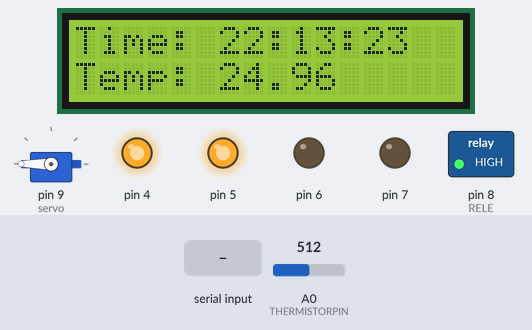
Recording of a sketch running on a simulated Arduino Uno, built with avr-gcc and run on an emulated ATmega328P. Shown: servo, 16×2 character LCD, switched loads named in the sketch (green lamp = pin HIGH), output pins drawn as LEDs (lit = HIGH). Inputs (shaded band) come from the test bench; at power-on: A0 (THERMISTORPIN) = 512. The local clock reads 2024-03-15 10:24:30 at power-on unless the sketch sets it.

Above: at 3.5 s.
3.6 s: A0 (THERMISTORPIN) set to 526
At 5.3 s:
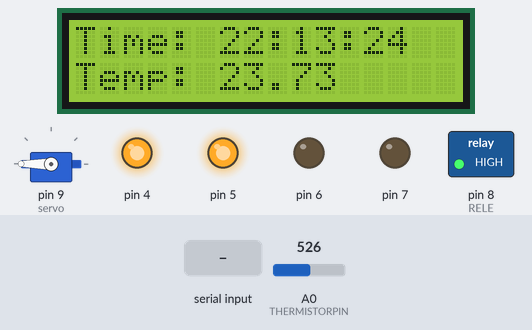
6.6 s: A0 (THERMISTORPIN) set to 551
At 7.9 s:
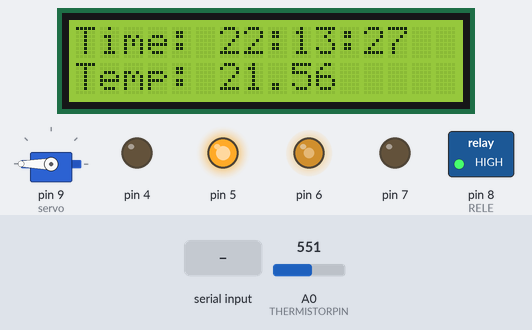
9.6 s: byte 1 (1) received over Serial
At 9.71 s:
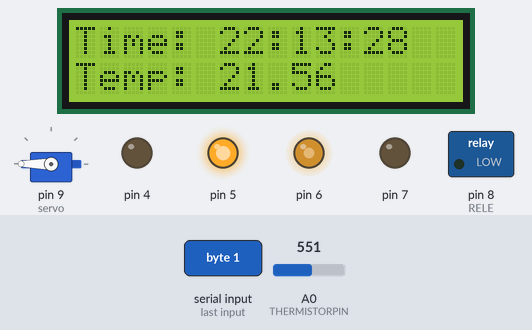
11.2 s: A0 (THERMISTORPIN) set to 306
At 12.7 s:
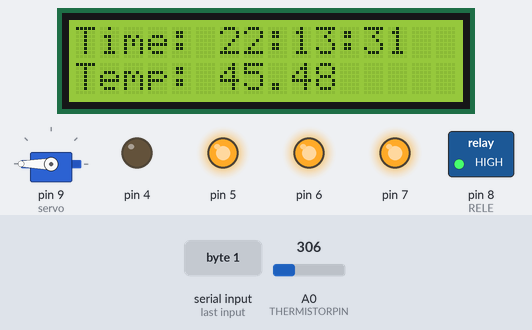
14.2 s: byte 1 (1) received over Serial
At 14.8 s:
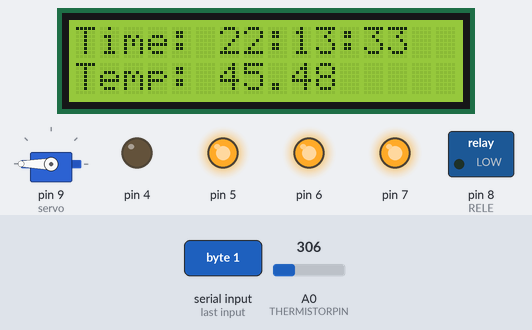
Timing chart, 0 to 17.2 s (numbered marks = the images above; inputs shaded):
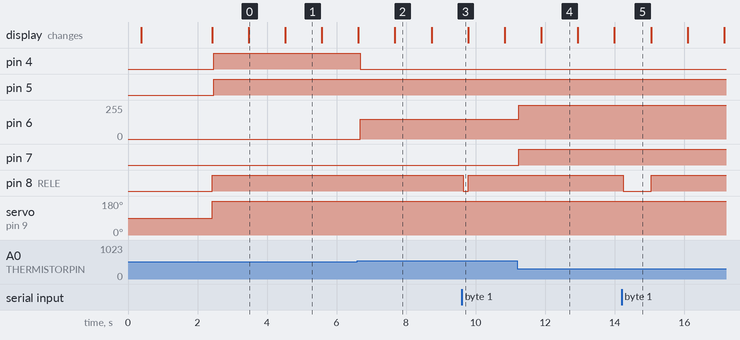

Measured:
- the behaviour switches between 534 and 535 on A0 (THERMISTORPIN) (found by bisection; images 1 and 2)
- after the input at 6.6 s, pin 4: HIGH → LOW after 0.08 s; pin 6: 0/255 → 150/255 after 0.08 s
- after the input at 9.6 s, pin 8 (RELE): HIGH → LOW after 0.05 s, → HIGH 0.13 s later
- after the input at 11.2 s, pin 6: 150/255 → 255/255 at once; pin 7: LOW → HIGH at once
- after the input at 14.2 s, pin 8 (RELE): HIGH → LOW after 0.05 s, → HIGH 0.80 s later
- what the display in image 1 shows lasts 1.1 s, from 4.5 s to 5.6 s

The sketch:

script_project.ino
```cpp
#include <LiquidCrystal_I2C.h>
#include <Wire.h>
#include <iarduino_RTC.h>
#include <Servo.h>

LiquidCrystal_I2C lcd(0x27, 16, 2);
iarduino_RTC time(RTC_DS1302, 10, 13, 12);

Servo servo;

int val;
float temp;
unsigned long long lastTime = 0;
unsigned long long lastServoTime = 0;

#define RELE 8 // реле

#define THERMISTORPIN A0 // сопротивление при 25 градусах по Цельсию

#define THERMISTORNOMINAL 10000 // temp. для номинального сопротивления (практически всегда равна 25 C)

#define TEMPERATURENOMINAL 25 // сколько показаний используем для определения среднего значения

#define NUMSAMPLES 5 // бета коэффициент термистора (обычно 3000-4000)

#define BCOEFFICIENT 3950 // сопротивление второго резистора

#define SERIESRESISTOR 10000

int samples[NUMSAMPLES];

//  Определяем системное время:                           // Время загрузки скетча.
const char* strM = "JanFebMarAprMayJunJulAugSepOctNovDec"; // Определяем массив всех вариантов текстового представления текущего месяца.
const char* sysT = __TIME__;                              // Получаем время компиляции скетча в формате "SS:MM:HH".
const char* sysD = __DATE__;                              // Получаем дату  компиляции скетча в формате "MMM:DD:YYYY", где МММ - текстовое представление текущего месяца, например: Jul.
//  Парсим полученные значения sysT и sysD в массив i:    // Определяем массив «i» из 6 элементов типа int, содержащий следующие значения: секунды, минуты, часы, день, месяц и год компиляции скетча.
const int i[6] {(sysT[6] - 48) * 10 + (sysT[7] - 48), (sysT[3] - 48) * 10 + (sysT[4] - 48), (sysT[0] - 48) * 10 + (sysT[1] - 48), (sysD[4] - 48) * 10 + (sysD[5] - 48), ((int)memmem(strM, 36, sysD, 3) + 3 - (int)&strM[0]) / 3, (sysD[9] - 48) * 10 + (sysD[10] - 48)};
//

void setup() {

  lastTime = 0;

  // LED
  pinMode(4, OUTPUT);
  pinMode(5, OUTPUT);
  pinMode(6, OUTPUT);
  pinMode(7, OUTPUT);

  // Bluetooth setup
  Serial.begin(9600);

  // For rele
  pinMode(RELE, OUTPUT);

  // For thermistor
  analogReference(EXTERNAL);

  // Real Time
  delay(300);
  Serial.begin(9600);
  time.begin();
  //    time.settime(10,52,18,14,11,20,6);  // 0  сек, 51 мин, 21 час, 27, октября, 2015 года, вторник
  time.settime(i[0], i[1], i[2], i[3], i[4], i[5]);    // Устанавливаем время в модуль: i[0] сек, i[1] мин, i[2] час, i[3] день, i[4] месяц, i[5] год, без указания дня недели.

  servo.attach(9);


  // LCD

  lcd.init();
  lcd.backlight();
  lcd.setCursor(0, 0);
  lcd.print("Starting...");
  delay(2000);
}


void led_red() {
  digitalWrite(7, HIGH);
  digitalWrite(6, HIGH);
  digitalWrite(4, LOW);
  digitalWrite(5, HIGH);
}

void led_blue() {
  digitalWrite(7, LOW);
  //  digitalWrite(6, HIGH);
  analogWrite(6, 150);
  digitalWrite(4, LOW);
  digitalWrite(5, HIGH);
}

void led_green() {
  digitalWrite(7, LOW);
  digitalWrite(6, LOW);
  digitalWrite(4, HIGH);
  //  digitalWrite(5, HIGH);
  analogWrite(5, 255);
}


void calculate_temp() {
  uint8_t i;

  float average;

  // сводим показания в вектор с небольшой задержкой между снятием показаний

  for (i = 0; i < NUMSAMPLES; i++) {

    samples[i] = analogRead(THERMISTORPIN);

    delay(10);

  }
  // рассчитываем среднее значение

  average = 0;

  for (i = 0; i < NUMSAMPLES; i++) {

    average += samples[i];

  }

  average /= NUMSAMPLES;


  // конвертируем значение в сопротивление

  average = 1023 / average - 1;

  average = SERIESRESISTOR / average;


  float steinhart;

  steinhart = average / THERMISTORNOMINAL; // (R/Ro)

  steinhart = log(steinhart); // ln(R/Ro)

  steinhart /= BCOEFFICIENT; // 1/B * ln(R/Ro)

  steinhart += 1.0 / (TEMPERATURENOMINAL + 273.15); // + (1/To)

  steinhart = 1.0 / steinhart; // инвертируем

  steinhart -= 273.15; // конвертируем в градусы по Цельсию

  temp = steinhart;

}

void get_time() {
  //Real Time

  if (millis() - lastServoTime >= 1000) {
    time.gettime("d-m-Y, H:i:s, D");
    lastServoTime = millis();
    lcd.clear();
    lcd.setCursor(0, 0);
    lcd.print("Time: ");
    lcd.print(time.Hours);
    lcd.print(":");
    lcd.print(time.minutes);
    lcd.print(":");
    lcd.print(time.seconds);
    lcd.setCursor(0, 1);
    lcd.print("Temp: ");
    lcd.print(temp);


    if ((time.Hours == 10 && time.minutes == 0 && time.seconds == 0)) {
      servo.write(0);
      delay(500);
      servo.write(180);
    } else if (time.Hours == 22 && time.minutes == 00 && time.seconds == 0 ) {
      servo.write(0);
      delay(500);
      servo.write(180);
    } else {
      servo.write(180);
    }

    if (time.Hours > 10 && time.Hours < 22) {
      digitalWrite(RELE, LOW);
    } else {
      digitalWrite(RELE, HIGH);
    }

  }


}

void loop() {

  if (Serial.available()) {
    val = Serial.read();
    if (val == 1) {
      digitalWrite(RELE, LOW);
    } else if (val == 0) {
      digitalWrite(RELE, HIGH);
    } else if (val == 2) {
      Serial.println(temp);
    }
  }


  get_time();

  calculate_temp();

  if (temp <= 23) {
    led_blue();
  } else if (temp > 23 && temp < 27) {
    led_green();
  } else if (temp > 27) {
    led_red();
  }

}
```
